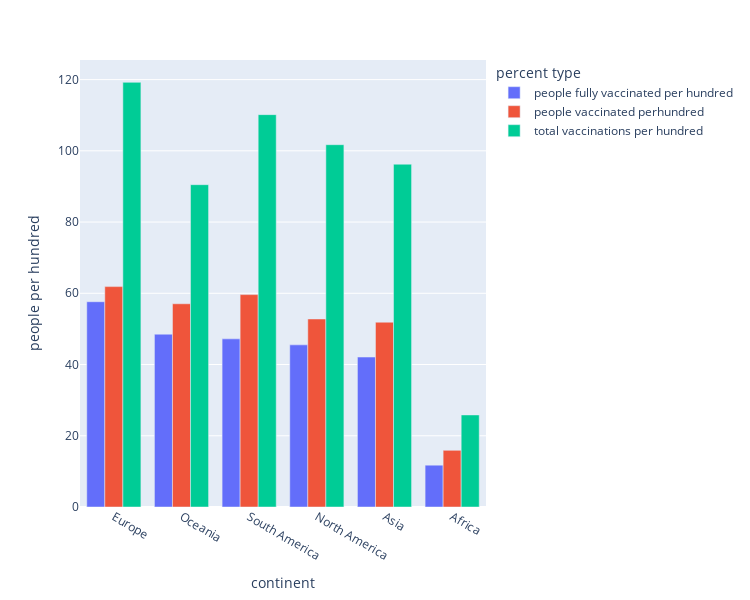

Notebook source saved alongside this figure:
### Markdown cell above
# TOP 5 AREA HAVE BEST VACCINATIONS PERCENT AT 2/11/2021

### Code cell
# at 2/11/2021

# lấy max trong nước và lấy trung bình trong châu lục 2 lần group
vaccinated   = owid_covid_data[['continent','location','people_fully_vaccinated_per_hundred','people_vaccinated_per_hundred','total_vaccinations_per_hundred']].groupby('location').max(
).groupby('continent').mean()

top5vaccinated = vaccinated.sort_values('people_fully_vaccinated_per_hundred',ascending=False)

top5vaccinated.reset_index(inplace=True)



#doi ten cot
top5vaccinated.rename(columns={
    'people_fully_vaccinated_per_hundred': 'people fully vaccinated per hundred',
    'people_vaccinated_per_hundred': 'people vaccinated perhundred',
    'total_vaccinations_per_hundred' : 'total vaccinations per hundred'
},inplace=True)


top5vaccinated_sns = pd.melt(top5vaccinated,id_vars=['continent'],value_vars=['people fully vaccinated per hundred','people vaccinated perhundred','total vaccinations per hundred']
,var_name='percent type',value_name='people per hundred')



fig = px.bar(top5vaccinated_sns, x="continent", y="people per hundred",
             color='percent type',barmode='group',
             height=600,width=750)
fig.show()

### Figure 1 — Plotly figure (JSON) as saved in the notebook; plotly's stock layout.template omitted (floating-point values rounded to 4 significant figures)
{"data": [{"alignmentgroup": "True", "hovertemplate": "percent type=people fully vaccinated per hundred<br>continent=%{x}<br>people per hundred=%{y}<extra></extra>", "legendgroup": "people fully vaccinated per hundred", "marker": {"color": "#636efa", "pattern": {"shape": ""}}, "name": "people fully vaccinated per hundred", "offsetgroup": "people fully vaccinated per hundred", "orientation": "v", "showlegend": true, "textposition": "auto", "type": "bar", "x": ["Europe", "Oceania", "South America", "North America", "Asia", "Africa"], "xaxis": "x", "y": [57.63, 48.52, 47.21, 45.52, 42.1, 11.73], "yaxis": "y"}, {"alignmentgroup": "True", "hovertemplate": "percent type=people vaccinated perhundred<br>continent=%{x}<br>people per hundred=%{y}<extra></extra>", "legendgroup": "people vaccinated perhundred", "marker": {"color": "#EF553B", "pattern": {"shape": ""}}, "name": "people vaccinated perhundred", "offsetgroup": "people vaccinated perhundred", "orientation": "v", "showlegend": true, "textposition": "auto", "type": "bar", "x": ["Europe", "Oceania", "South America", "North America", "Asia", "Africa"], "xaxis": "x", "y": [61.87, 57.06, 59.63, 52.79, 51.88, 15.9], "yaxis": "y"}, {"alignmentgroup": "True", "hovertemplate": "percent type=total vaccinations per hundred<br>continent=%{x}<br>people per hundred=%{y}<extra></extra>", "legendgroup": "total vaccinations per hundred", "marker": {"color": "#00cc96", "pattern": {"shape": ""}}, "name": "total vaccinations per hundred", "offsetgroup": "total vaccinations per hundred", "orientation": "v", "showlegend": true, "textposition": "auto", "type": "bar", "x": ["Europe", "Oceania", "South America", "North America", "Asia", "Africa"], "xaxis": "x", "y": [119.2, 90.49, 110.2, 101.7, 96.24, 25.85], "yaxis": "y"}], "layout": {"barmode": "group", "height": 600, "legend": {"title": {"text": "percent type"}, "tracegroupgap": 0}, "margin": {"t": 60}, "width": 750, "xaxis": {"anchor": "y", "domain": [0, 1], "title": {"text": "continent"}}, "yaxis": {"anchor": "x", "domain": [0, 1], "title": {"text": "people per hundred"}}}}
